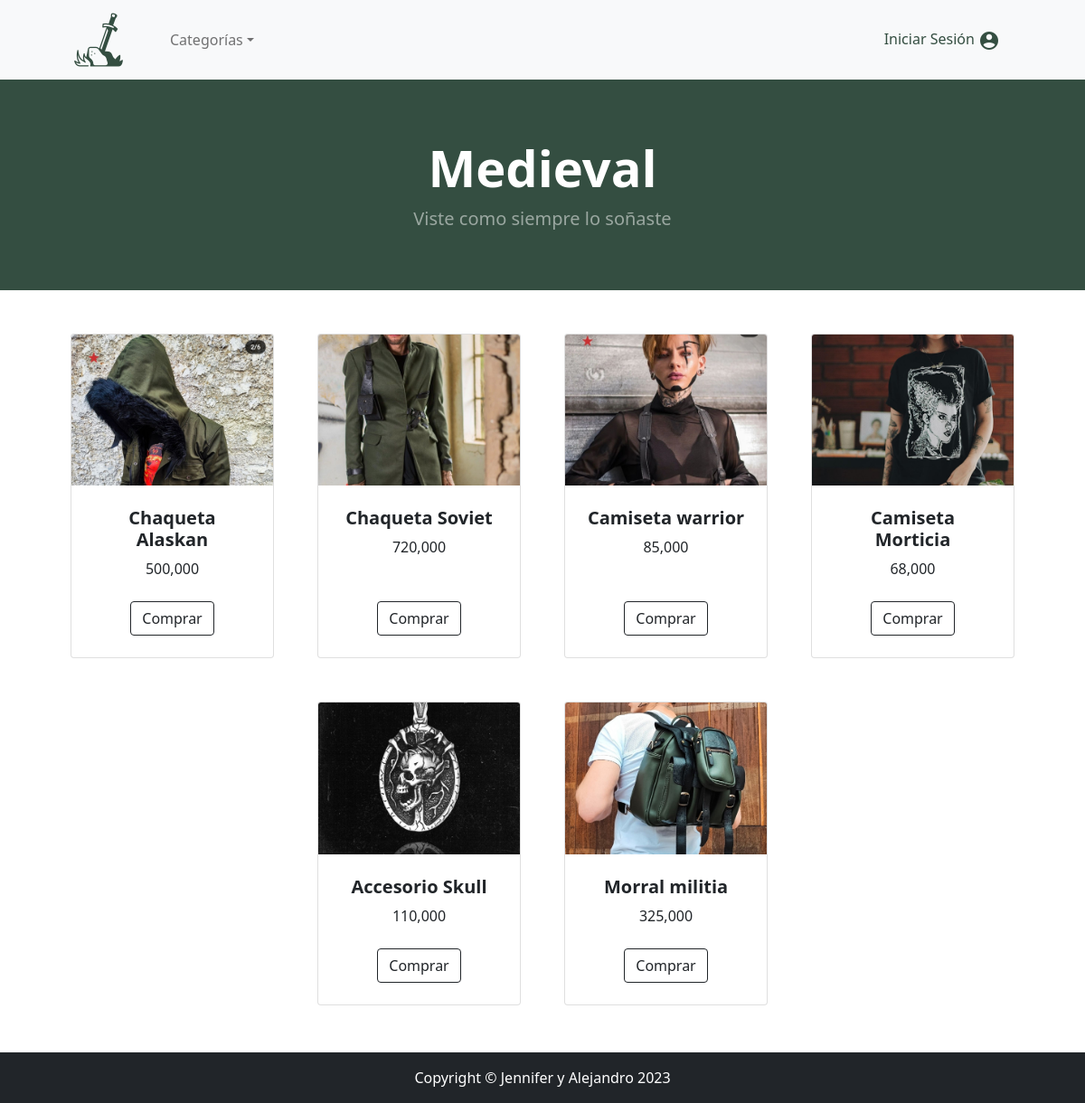
/view/Home.php, run on the app's committed database.
### tables this page shows
CREATE TABLE `productos` (
  `id_producto` int(11) NOT NULL,
  `nombre_producto` varchar(255) NOT NULL,
  `descripcion_producto` varchar(255) NOT NULL,
  `clave_producto` varchar(255) NOT NULL,
  `id_categoria` int(11) NOT NULL,
  `imagen1_producto` varchar(255) NOT NULL,
  `imagen2_producto` varchar(255) NOT NULL,
  `precio_producto` float NOT NULL,
  `mostrar_main` int(255) NOT NULL
);

### model/producto.php (called while the page is built, shortened)
<?php
require_once 'db.php';
class producto {
    private $db;
    public function __construct(){
        $this->db=Database::connect();
    }
    public function search_main(){
        $sql = "SELECT * FROM productos WHERE mostrar_main = '1'";
        $search=$this->db->query($sql);
        return $search;
    }
}

### model/db.php (called while the page is built)
<?php
class Database{
    public static function connect(){
        $conexion = new mysqli("localhost","root","","medieval");
        $conexion->query("SET NAMES 'utf8'");
        return $conexion;
    }
}
?>

### controller/productoController.php (called while the page is built, shortened)
<?php
require_once '../model/producto.php';
$producto = new producto();
if(isset($_POST['search_main'])){
    $search_main = $producto->search_main();
}
?>

### view/Home.php (the view, shortened to what this page needs)
<?php
include "layout/header.php";
?>
        <header class="bg-paleta5 py-3">
            <div class="container px-4 px-lg-5 my-5">
                <div class="text-center text-white">
                    <h1 class="display-4 fw-bolder">Medieval</h1>
                    <p class="lead fw-normal text-white-50 mb-0">Viste como siempre lo soñaste</p>
                </div>
            </div>
        </header>
        <div class="container px-4 px-lg-5 mt-5">
            <div class="row gx-4 gx-lg-5 row-cols-2 row-cols-md-3 row-cols-xl-4 justify-content-center">
                <?php
                    include('../controller/productoController.php');
                    $DB_main = $_SESSION['DataBaseMain'];
                    foreach ($DB_main as $row) {
                        $imageSmall = $row['imagen1_producto'];
                        $nombre_producto = $row['nombre_producto'];
                        $precio_producto = $row['precio_producto'];
                        $decimal_format = number_format($precio_producto);
                        $id_producto = $row['id_producto'];
                        echo "<div class='col mb-5'>";
                            echo "<div class='card h-100'>";
                                echo "<img class='card-img-top' src='../assets/img/DB_images/".$imageSmall."' alt='".$nombre_producto."' />";
                                echo "<div class='card-body p-4'>";
                                    echo "<div class='text-center'>";
                                        echo "<h5 class='fw-bolder'>".$nombre_producto."</h5>";
                                        echo $decimal_format;
                                    echo "</div>";
                                echo "</div>";
                                echo "<div class='card-footer p-4 pt-0 border-top-0 bg-transparent'>";
                                    echo "<div class='text-center'><a class='btn btn-outline-dark mt-auto' href='product.php?producto=$id_producto'>Comprar</a></div>";
                                echo "</div>";
                            echo "</div>";
                        echo "</div>";
                    }
                ?>
            </div>
        </div>
        <div class="clear" style='height: 60px'></div>
<?php include "layout/footer.php"; ?>

### view/layout/header.php (shortened to what this page needs)
<!DOCTYPE html>
<html lang="en">
    <head>
        <link href="https://cdn.jsdelivr.net/npm/bootstrap@5.0.2/dist/css/bootstrap.min.css" rel="stylesheet">
        <link href="https://cdn.jsdelivr.net/npm/bootstrap-icons@1.5.0/font/bootstrap-icons.css" rel="stylesheet" />
        <link rel="stylesheet" href="../assets/css/styles.css">
    </head>
    <body>
        <nav class="navbar navbar-expand-lg navbar-light bg-light">
            <div class="container px-4 px-lg-5">
                <a class="navbar-brand" href="Home.php"><img src="../assets/img/icons8-medieval-62.png" alt="Logo" ></a>
                <ul class="navbar-nav me-auto mb-2 mb-lg-0 ms-lg-4">
                    <li class="nav-item dropdown">
                        <a class="nav-link dropdown-toggle tc-paleta5" id="navbarDropdown" href="#" role="button" data-bs-toggle="dropdown" aria-expanded="false">Categorías</a>
                    </li>
                </ul>
                <?php if(isset($_SESSION['usuario'])) { ?>
                    <ul class="navbar-nav me-2 mb-2 mb-lg-0">
                        <li class="nav-item dropdown">
                            <a class="nav-link dropdown-toggle" id="navbarDropdown" href="#" role="button" data-bs-toggle="dropdown" aria-expanded="false"><?php echo $_SESSION['usuario']; ?></a>
                            <ul class="bg-paleta2 dropdown-menu" aria-labelledby="navbarDropdown">
                                <li><a class="dropdown-item" href="Home.php?logout='1'">Cerrar sesión</a></li>
                            </ul>
                        </li>
                    </ul>
                        <a href="carrito.php">
                        <button class="btn btn-outline-dark" type="submit">
                            <i class="bi-cart-fill me-1 tc-paleta5"></i>
                            <?php
                            $cantidad_carrito = $_SESSION['carrito'];
                            echo "<span class='badge bg-paleta5 text-white ms-1 rounded-pill'>".$cantidad_carrito."</span>";
                            ?>
                        </button>
                        </a>
                <?php } else { ?>
                    <a class="nav-link tc-paleta5" href="login.php">Iniciar Sesión  <img src="../assets/img/icons8-male-user-24.png" alt="Logo" ></a>
                <?php } ?>
                </div>
        </nav>

### view/layout/footer.php (shortened to what this page needs)
        <footer class="py-3 bg-dark fixed-bottom">
            <div class="container"><p class="m-0 text-center text-white">Copyright &copy; Jennifer y Alejandro 2023</p></div>
        </footer>
    </body>
</html>

### assets/css/styles.css (style rules this page uses)
.bg-paleta5 { background-color: #344e41 ; }
.tc-paleta5 { color: #344e41; }

### data on the page
productos: imagen1_producto (picture), nombre_producto "Chaqueta Alaskan", precio_producto "500,000"
productos: imagen1_producto (picture), nombre_producto "Chaqueta Soviet", precio_producto "720,000"
productos: imagen1_producto (picture), nombre_producto "Camiseta warrior", precio_producto "85,000"
productos: imagen1_producto (picture), nombre_producto "Camiseta Morticia", precio_producto "68,000"
productos: imagen1_producto (picture), nombre_producto "Accesorio Skull", precio_producto "110,000"
productos: imagen1_producto (picture), nombre_producto "Morral militia", precio_producto "325,000"
